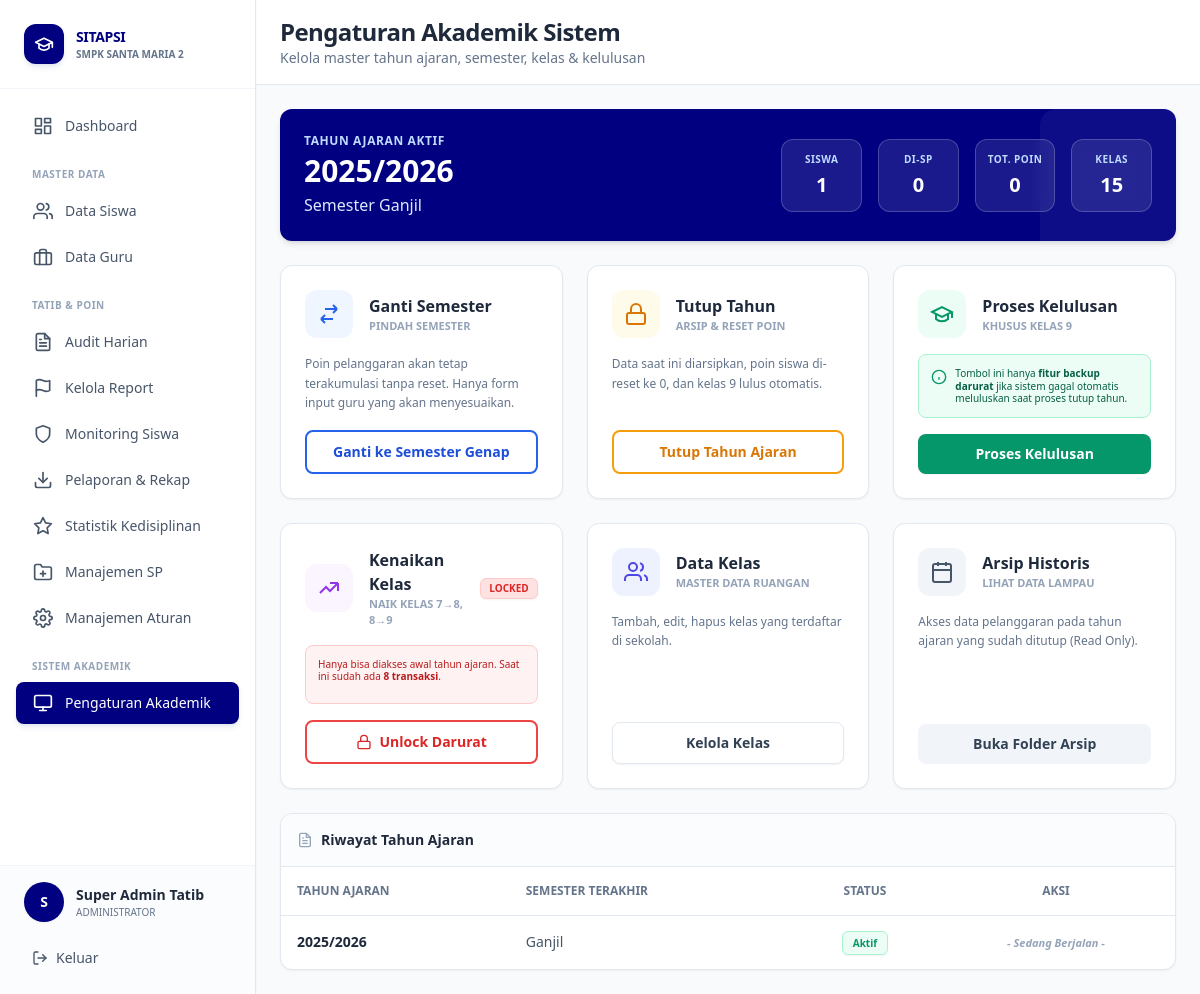
/views/admin/pengaturan_akademik.php (signed in), run on the app's committed database.
### tables this page shows
CREATE TABLE tb_tahun_ajaran (
    id_tahun INT AUTO_INCREMENT PRIMARY KEY,
    nama_tahun VARCHAR(20) NOT NULL,  
    status ENUM('Aktif', 'Arsip') DEFAULT 'Aktif', 
    semester_aktif ENUM('Ganjil', 'Genap') DEFAULT 'Ganjil'
);

### views/admin/pengaturan_akademik.php (the view, shortened to what the rows shown need)
<?php
require_once '../../config/database.php';
$tahun_aktif = fetchOne("SELECT id_tahun, nama_tahun, semester_aktif FROM tb_tahun_ajaran WHERE status = 'Aktif' LIMIT 1");
$tahun_list = fetchAll("SELECT id_tahun, nama_tahun, semester_aktif, status FROM tb_tahun_ajaran ORDER BY id_tahun DESC");
$card_class = "bg-white border border-[#E2E8F0] rounded-xl shadow-sm";
?>
<!DOCTYPE html>
<html lang="id">
<head>
    <script src="https://cdn.tailwindcss.com"></script>
</head>
<body class="bg-[#F8FAFC]">
<div class="flex h-screen overflow-hidden">
    <?php include '../../includes/sidebar_admin.php'; ?>
    <div class="flex-1 overflow-auto lg:ml-64">
        <div class="bg-white border-b border-[#E2E8F0] px-6 pl-16 lg:pl-6 py-4 sticky top-0 z-30">
            <h1 class="text-2xl font-extrabold text-slate-800 tracking-tight">Pengaturan Akademik Sistem</h1>
        </div>
        <div class="p-6 space-y-6 max-w-7xl mx-auto">
            <div class="bg-[#000080] text-white rounded-xl shadow-md p-6 relative overflow-hidden">
                <div class="relative z-10 flex flex-col md:flex-row items-center justify-between gap-6">
                    <div class="text-center md:text-left">
                        <p class="text-blue-200 text-xs font-bold uppercase tracking-wider mb-1">Tahun Ajaran Aktif</p>
                        <h2 class="text-3xl font-extrabold mb-1"><?= $tahun_aktif['nama_tahun'] ?></h2>
                        <p class="font-medium text-blue-100">Semester <?= $tahun_aktif['semester_aktif'] ?></p>
                    </div>
                </div>
            </div>
            <div class="<?= $card_class ?> overflow-hidden mt-8">
                <div class="overflow-x-auto">
                    <table class="w-full text-left text-sm whitespace-nowrap">
                        <thead class="bg-white text-xs text-slate-500 uppercase border-b border-[#E2E8F0]">
                            <tr>
                                <th class="p-4 font-bold">Tahun Ajaran</th>
                                <th class="p-4 font-bold">Semester Terakhir</th>
                                <th class="p-4 font-bold text-center">Status</th>
                                <th class="p-4 font-bold text-center">Aksi</th>
                            </tr>
                        </thead>
                        <tbody class="divide-y divide-[#E2E8F0]">
                            <?php foreach($tahun_list as $t): ?>
                            <tr class="hover:bg-slate-50/50 transition-colors">
                                <td class="p-4 font-extrabold text-slate-800"><?= $t['nama_tahun'] ?></td>
                                <td class="p-4 text-slate-600 font-medium"><?= $t['semester_aktif'] ?></td>
                                <td class="p-4 text-center">
                                    <span class="px-2.5 py-1 rounded-md text-[10px] font-bold shadow-sm <?= $t['status'] === 'Aktif' ? 'bg-emerald-50 text-emerald-600 border border-emerald-200' : 'bg-slate-100 text-slate-500 border border-slate-200' ?>">
                                        <?= $t['status'] ?>
                                    </span>
                                </td>
                                <td class="p-4 text-center">
                                    <?php if ($t['status'] === 'Arsip'): ?>
                                    <a href="arsip_tahun.php?tahun=<?= $t['id_tahun'] ?>" class="inline-flex items-center text-[#000080] hover:text-blue-900 font-bold text-[11px] bg-[#000080]/10 px-3 py-1.5 rounded-lg transition-colors">
                                        <svg class="w-3 h-3 mr-1" fill="none" stroke="currentColor" viewBox="0 0 24 24" stroke-width="2"><path d="M15 12a3 3 0 11-6 0 3 3 0 016 0z"></path><path d="M2.458 12C3.732 7.943 7.523 5 12 5c4.478 0 8.268 2.943 9.542 7-1.274 4.057-5.064 7-9.542 7-4.477 0-8.268-2.943-9.542-7z"></path></svg>
                                        Buka Arsip
                                    </a>
                                    <?php else: ?>
                                    <span class="text-slate-400 text-[11px] font-bold italic">- Sedang Berjalan -</span>
                                    <?php endif; ?>
                                </td>
                            </tr>
                            <?php endforeach; ?>
                        </tbody>
                    </table>
                </div>
            </div>
        </div>
    </div>
</div>
</body>
</html>

### data on the page
tb_tahun_ajaran: nama_tahun "2025/2026", semester_aktif "Ganjil", status "Aktif", shows "- Sedang Berjalan -"

### other printed values
$initial "S"
$user_name "Super Admin Tatib"
$stats['total_siswa'] "1"
$stats['siswa_sp'] "0"
$stats['total_poin'] "0"
$total_kelas "15"
$cek_transaksi['total'] "8"
